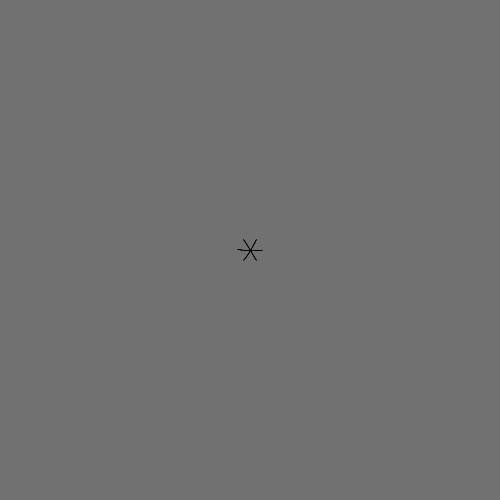
Frame 1 (no input)
Frame 60 (the mouse pressed at the canvas centre just before this capture): identical to frame 1, image omitted
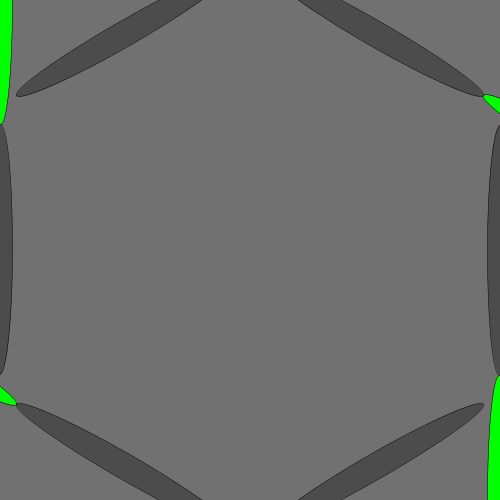
Frame 120 (the mouse held since frame 60 and released just before this capture)

The Processing sketch that drew these frames (run headless with seeded random() and noise(); from frame 60 on, the mouse is pressed at the canvas centre):

// Processing sketch: processing_21332
// ── processing_21332.pde

//ever-growing ellipse, C6 symmetry
//ethan dale
//CCA SP2011 math, programming & art

void setup(){
  size(500,500);
  smooth();
  strokeWeight(.5);
  colorMode(HSB,360,100,100,100);
}

void draw(){
  background(160);
  translate(width/2, height/2);
  for(int i = 0; i < 6; i++){
//  pushMatrix();
      rotate(radians(60));
      fill(120,100,100);
      ellipse(mouseX,mouseX,25,mouseX);
      noFill();
      fill(0,0,30);
      ellipse(mouseX,0,25,mouseX);
      noFill();
//  popMatrix();
  }
}
